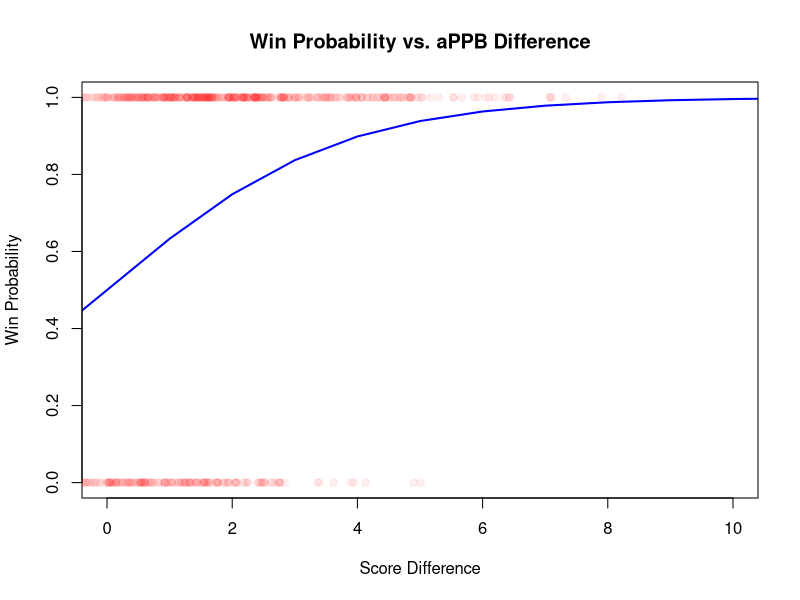

Write R code to recreate this figure.
logitdata <- read.csv('logit.csv')
l <- glm(win ~ diff, data = logitdata, family = 'binomial')
x <- seq(-10,80,1)
plot(x,1/(1+2.71828^-(x*l[['coefficients']][['diff']])),
     main='Win Probability vs. aPPB Difference',
     xlab='Score Difference',
     xlim=c(0,10),
     ylab='Win Probability',
     ylim=c(0,1),
     type='l',
     col='blue',
     lwd=2)
points(logitdata[['diff']],logitdata[['win']],
       pch=19,
       cex=1,
       col=rgb(red = 1, green = 0, blue = 0, alpha = 50/dim(logitdata)[1]))
summary(l)
